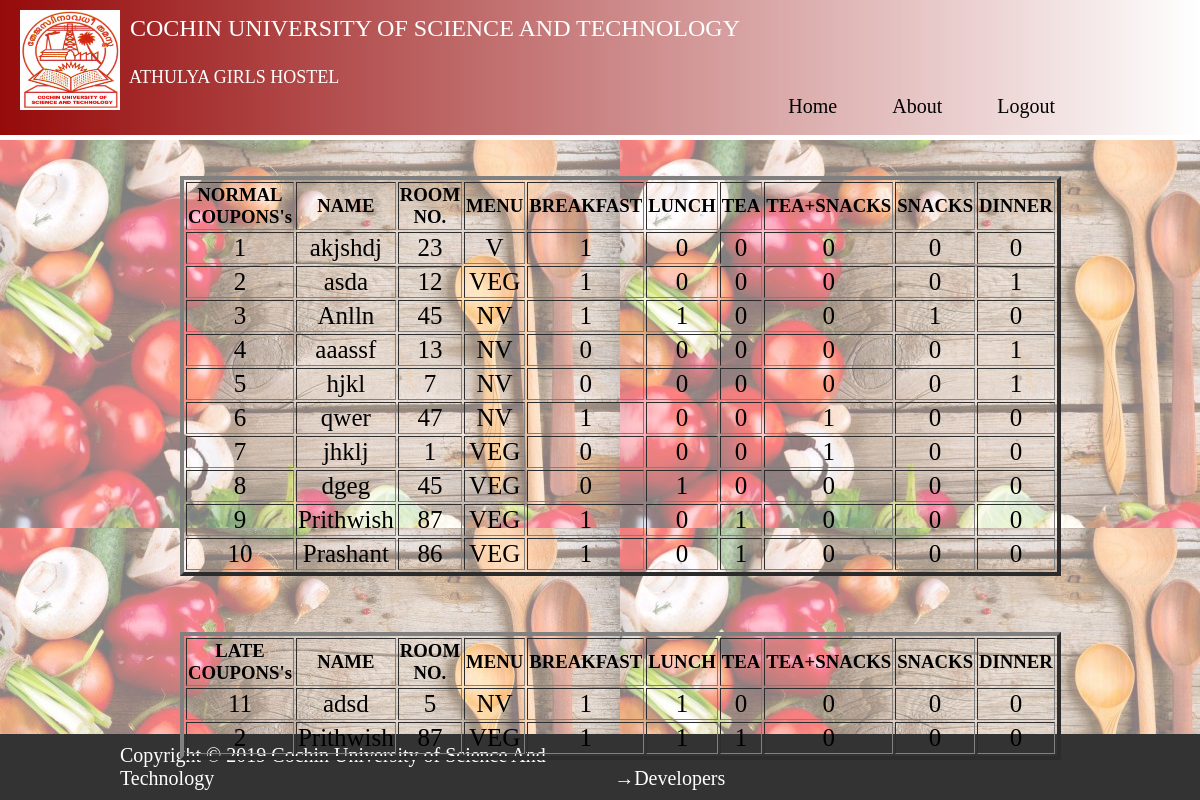
Screenshot of /viewcoupons.php with the database file from the repository.
### tables this page shows
CREATE TABLE `coupon` (
  `id` int(11) NOT NULL,
  `Name` varchar(40) NOT NULL,
  `room` int(11) NOT NULL,
  `Menu` varchar(10) NOT NULL,
  `Breakfast` tinyint(1) NOT NULL,
  `Lunch` tinyint(1) NOT NULL,
  `Tea` tinyint(1) NOT NULL,
  `TeaSnacks` tinyint(1) NOT NULL,
  `Snacks` tinyint(1) NOT NULL,
  `Dinner` tinyint(1) NOT NULL
);

CREATE TABLE `latecoupon` (
  `id` int(11) NOT NULL,
  `Name` varchar(40) NOT NULL,
  `room` int(11) NOT NULL,
  `Menu` varchar(10) NOT NULL,
  `Breakfast` tinyint(1) NOT NULL,
  `Lunch` tinyint(1) NOT NULL,
  `Tea` tinyint(1) NOT NULL,
  `TeaSnacks` tinyint(1) NOT NULL,
  `Snacks` tinyint(1) NOT NULL,
  `Dinner` tinyint(1) NOT NULL
);

### viewcoupons.php (the view, shortened to what this page needs)
<!doctype html>
<html lang="en">
<link rel="stylesheet" href="viewcoupon.css">
<body>
  <div class="background"></div>
  </html>
  <?php
  include "header.php";
      $query = "select * from coupon";
      $query1 = "select * from latecoupon";
      $sql = mysql_query($query);
      $sql1 = mysql_query($query1);
    if((mysql_num_rows($sql)==0))
    {
      echo"<br>";
      echo"<h2>No data Found in Late Join</h2>";
    }
    else
    {
  echo "<br><br><table id='nj' border='4'><tr><th><h3>NORMAL COUPONS's</h3></th><th><h3>NAME</h3></th><th><h3>ROOM NO.</h3></th><th><h3>MENU</h3></th>
  <th><h3>BREAKFAST</h3></th><th><h3>LUNCH</h3></th><th><h3>TEA</h3></th><th><h3>TEA+SNACKS</h3></th><th><h3>SNACKS</h3></th><th><h3>DINNER</h3></th></tr>";
while($row= mysql_fetch_array($sql))
{
  echo "<tr>";
  echo "<td><p id='row'>" . $row['id'] . "</p></td>";
  echo "<td><p id='row'>" . $row['Name'] . "</p></td>";
  echo "<td><p id='row'>" . $row['room'] . "</p></td>";
  echo "<td><p id='row'>" . $row['Menu'] . "</p></td>";
  echo "<td><p id='row'>" . $row['Breakfast'] . "</p></td>";
  echo "<td><p id='row'>" . $row['Lunch'] . "</p></td>";
  echo "<td><p id='row'>" . $row['Tea'] . "</p></td>";
  echo "<td><p id='row'>" . $row['TeaSnacks'] . "</p></td>";
  echo "<td><p id='row'>" . $row['Snacks'] . "</p></td>";
  echo "<td><p id='row'>" . $row['Dinner'] . "</p></td>";
  echo "</tr>";
}
echo "</table>";}
if((mysql_num_rows($sql1)==0))
{
  echo"<br>";
  echo"<h2>No data Found in Normal Join</h2>";
}
else {
 echo "<br><br><table id='lj' border='4'><tr><th><h3>LATE COUPONS's</h3></th><th><h3>NAME</h3></th><th><h3>ROOM NO.</h3></th><th><h3>MENU</h3></th>
 <th><h3>BREAKFAST</h3></th><th><h3>LUNCH</h3></th><th><h3>TEA</h3></th><th><h3>TEA+SNACKS</h3></th><th><h3>SNACKS</h3></th><th><h3>DINNER</h3></th></tr>";
    while($ro= mysql_fetch_array($sql1))
    {
    echo "<tr>";
    echo "<td><p id='row'>" . $ro['id'] . "</p></td>";
    echo "<td><p id='row'>" . $ro['Name'] . "</p></td>";
    echo "<td><p id='row'>" . $ro['room'] . "</p></td>";
    echo "<td><p id='row'>" . $ro['Menu'] . "</p></td>";
    echo "<td><p id='row'>" . $ro['Breakfast'] . "</p></td>";
    echo "<td><p id='row'>" . $ro['Lunch'] . "</p></td>";
    echo "<td><p id='row'>" . $ro['Tea'] . "</p></td>";
    echo "<td><p id='row'>" . $ro['TeaSnacks'] . "</p></td>";
    echo "<td><p id='row'>" . $ro['Snacks'] . "</p></td>";
    echo "<td><p id='row'>" . $ro['Dinner'] . "</p></td>";
    echo "</tr>";
    }
    echo "</table>";
}
?>

### viewcoupon.css (style rules this page uses)
* { margin:0px; }
.background { background:url(bg.jpg); position: fixed; z-index: -1; opacity: .5; width: 100%; height: 800px; }
table { text-align: center; align-self: center; width: 20%; }
tr { padding-left: 40px; padding-right: 40px; }
#nj { position:absolute; margin-left: 15%; margin-top: 0%; overflow-y: scroll; }
#lj { position:absolute; margin-left: 15%; margin-top: 35%; overflow-y: scroll; }
#row { font-size: 25px; }

### header.php (style rules this page uses)
body { padding-top: 140px; padding-bottom: 40px; }

### rows the page displays
coupon: id "1", Name "akjshdj", room "23", Menu "V", Breakfast "1", Lunch "0", Tea "0", TeaSnacks "0", Snacks "0", Dinner "0"
coupon: id "2", Name "asda", room "12", Menu "VEG", Breakfast "1", Lunch "0", Tea "0", TeaSnacks "0", Snacks "0", Dinner "1"
coupon: id "3", Name "Anlln", room "45", Menu "NV", Breakfast "1", Lunch "1", Tea "0", TeaSnacks "0", Snacks "1", Dinner "0"
coupon: id "4", Name "aaassf", room "13", Menu "NV", Breakfast "0", Lunch "0", Tea "0", TeaSnacks "0", Snacks "0", Dinner "1"
coupon: id "5", Name "hjkl", room "7", Menu "NV", Breakfast "0", Lunch "0", Tea "0", TeaSnacks "0", Snacks "0", Dinner "1"
coupon: id "6", Name "qwer", room "47", Menu "NV", Breakfast "1", Lunch "0", Tea "0", TeaSnacks "1", Snacks "0", Dinner "0"
coupon: id "7", Name "jhklj", room "1", Menu "VEG", Breakfast "0", Lunch "0", Tea "0", TeaSnacks "1", Snacks "0", Dinner "0"
coupon: id "8", Name "dgeg", room "45", Menu "VEG", Breakfast "0", Lunch "1", Tea "0", TeaSnacks "0", Snacks "0", Dinner "0"
coupon: id "9", Name "Prithwish", room "87", Menu "VEG", Breakfast "1", Lunch "0", Tea "1", TeaSnacks "0", Snacks "0", Dinner "0"
coupon: id "10", Name "Prashant", room "86", Menu "VEG", Breakfast "1", Lunch "0", Tea "1", TeaSnacks "0", Snacks "0", Dinner "0"
latecoupon: id "11", Name "adsd", room "5", Menu "NV", Breakfast "1", Lunch "1", Tea "0", TeaSnacks "0", Snacks "0", Dinner "0"
latecoupon: id "2", Name "Prithwish", room "87", Menu "VEG", Breakfast "1", Lunch "1", Tea "1", TeaSnacks "0", Snacks "0", Dinner "0"
